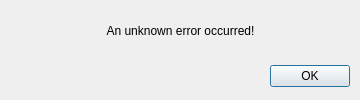
<?xml version="1.0" encoding="UTF-8"?>
<ui version="4.0">
 <class>Dialog</class>
 <widget class="QDialog" name="Dialog">
  <property name="geometry">
   <rect>
    <x>0</x>
    <y>0</y>
    <width>360</width>
    <height>100</height>
   </rect>
  </property>
  <property name="windowTitle">
   <string>Dialog</string>
  </property>
  <widget class="QDialogButtonBox" name="buttonBox">
   <property name="geometry">
    <rect>
     <x>10</x>
     <y>60</y>
     <width>340</width>
     <height>32</height>
    </rect>
   </property>
   <property name="orientation">
    <enum>Qt::Horizontal</enum>
   </property>
   <property name="standardButtons">
    <set>QDialogButtonBox::Ok</set>
   </property>
  </widget>
  <widget class="QLabel" name="label">
   <property name="geometry">
    <rect>
     <x>0</x>
     <y>10</y>
     <width>361</width>
     <height>41</height>
    </rect>
   </property>
   <property name="text">
    <string>An unknown error occurred!</string>
   </property>
   <property name="alignment">
    <set>Qt::AlignCenter</set>
   </property>
  </widget>
 </widget>
 <resources/>
 <connections>
  <connection>
   <sender>buttonBox</sender>
   <signal>accepted()</signal>
   <receiver>Dialog</receiver>
   <slot>accept()</slot>
   <hints>
    <hint type="sourcelabel">
     <x>248</x>
     <y>254</y>
    </hint>
    <hint type="destinationlabel">
     <x>157</x>
     <y>274</y>
    </hint>
   </hints>
  </connection>
  <connection>
   <sender>buttonBox</sender>
   <signal>rejected()</signal>
   <receiver>Dialog</receiver>
   <slot>reject()</slot>
   <hints>
    <hint type="sourcelabel">
     <x>316</x>
     <y>260</y>
    </hint>
    <hint type="destinationlabel">
     <x>286</x>
     <y>274</y>
    </hint>
   </hints>
  </connection>
 </connections>
</ui>
